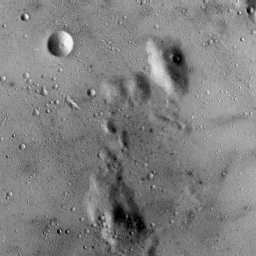
#> input picture HW1/images/5.1.09.tiff, 256 x 256 px, found by its file name
$ jupyter execute --allow-errors cs21mtech14007_hw1.ipynb
#> lines starting #> are read from the running program, lines starting #| are printed output that depends on the picture; long printed decimals are rounded
[cell 1]
import numpy as np
import matplotlib.pyplot as plt
from mpl_toolkits import mplot3d
from PIL import Image

# Question 1: Unit Norm Ball

[cell 2]
def norm(vecs,p):
  norm=np.sum(np.abs(vecs)**p,axis=0)**(1/p)
  return norm

[cell 3]
def createlinearspace():
 x = np.random.uniform(-1, 1, 10000)
 y = np.random.uniform(-1, 1, 10000)
 return [x,y]

[cell 4]
def plotvectorspaceandnormaball(vectors,unit_vector_norm,convexity):
  plt.scatter(vectors[0],vectors[1],label='vector_space',color='orange')
  if convexity:
     plt.plot(unit_vector_norm[0],unit_vector_norm[1],label='norm_ball',linestyle='dashed',color='blue')
  else:
     plt.scatter(unit_vector_norm[0],unit_vector_norm[1],color='blue',label='norm_ball')

  plt.legend(loc='best')
  plt.show()

[cell 5]
def plotunitnormball(p,convexity=False):
  vectors=createlinearspace()
  vector_norm=norm(vectors,p)
  unit_vector_norm=vectors/vector_norm
  plotvectorspaceandnormaball(vectors,unit_vector_norm,convexity)

[cell 6]
plotunitnormball(1)

[cell 7]
plotunitnormball(2)

[cell 8]
plotunitnormball(3)

[cell 9]
plotunitnormball(100)

[cell 10]
plotunitnormball(0.75)

As we can see for 1<=p<=3 the unit norm balls are convex whereas for 0<p<1 the unit norm balls are not convex that can been seen from figure below i.e. when we connect two points within the shape and the line goes outside then the shape is not convex. Also for p>=1 all the unit norm balls are convex as plotted above

These plot function draws dashed lines between the points in the unit norm ball. It is very clear from the figures that for p=1
The norm ball is convex as no dashed line can be seen outside the space.
And it is true for p>=1

[cell 11]
plotunitnormball(1,True)

[cell 12]
plotunitnormball(2,True)
#> in plotvectorspaceandnormaball (call 7), `plt.show()`:
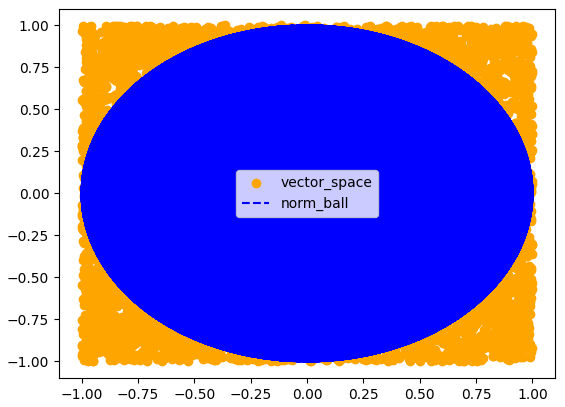
#> figure drawn by matplotlib, 1 panel

But for 0<p<1 the dashed lines can be seen outside the unit norm ball i.e. there are points in the set from which when we draw a line the points in the line lies outside that unit norm ball hence making it a non-convex function in that range

[cell 13]
plotunitnormball(0.5,True)
#> in plotvectorspaceandnormaball (call 8), `plt.show()`:
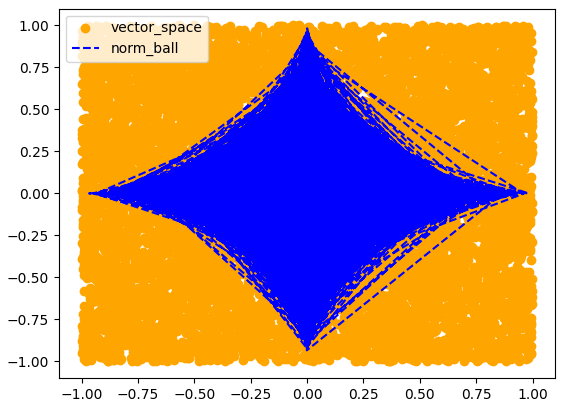
#> figure drawn by matplotlib, 1 panel

# Question 2: Completeness under metric space

[cell 14]
def f(x,m):
   if x>=0.0 and x<0.5:
     return 0.0
   elif x>=0.5 and x<(0.5+ (1/m)):
     return x
   elif x>=(0.5+(1/m)) and x<=1:
     return 1.0
x=[0,0.1,0.2,0.3,0.4,0.5,0.6,0.7,0.8,0.9,1]
x1 =[0,0.1,0.2,0.3,0.4,0.5,0.51,0.52,0.53,0.54,0.55,0.56,0.57,0.58,0.59,0.6,0.7,0.8,0.9,1]
ym=list()
yn=list()

[cell 15]
for i in x:
  ym.append(f(i,10))
print(ym)
plt.plot(x, ym, color='green')
plt.title('Plot for fm(x)')
plt.show()
#> figure, not shown here; curve peaks at x = 0.6, y = 1

[cell 16]
ym.clear()
for i in x1:
  ym.append(f(i,10))
print(ym)
plt.plot(x1, ym, color='green')
plt.title('Plot for fm(x)')
plt.show()
#> figure, not shown here; curve peaks at x = 0.6, y = 1

[cell 17]
ym.clear()
for i in x1:
  ym.append(f(i,10))
  yn.append(f(i,8))
print(ym)
plt.plot(x1, ym, color='green',label='fm(x)')
plt.plot(x1, yn, color='blue',label='fn(x)')
plt.title('fm(x) and fn(x)')
plt.legend(loc='best')
plt.show()
#> figure, not shown here; curve peaks at x = 0.6, y = 1; curve peaks at x = 0.7, y = 1

[cell 18]
ym.clear()
for i in x1:
  ym.append(f(i,np.inf))
print(ym)
x1[5]=np.nan
ym[5]=np.nan
plt.plot(x1, ym, color='red')
plt.show()

As in the plot we can see the function becomes discontinous when m->infinity
the y array i.e. function values shows that in case 2 the function only takes up two values 0 and 1 and hence and is discontinous at 0.5 thus to show it is discontinous graphically nan are inserted

# Question 3:PMF,Entropy

## 3a

[cell 19]
def ComputeEntropy(pmf):
  entropy=0
  for i in range(len(pmf)):
    if pmf[i]!=0:
      entropy+=-(pmf[i]*np.log2(pmf[i]))
  return entropy

[cell 20]
pmf=[0.5,0.25,0.25,0]
entropy=ComputeEntropy(pmf)
print("Entropy in bits="+str(entropy))

## 3b

[cell 21]
def CreateBernoullipmf(p):
  return [p,1-p]

[cell 22]
p_values=np.linspace(0,1,9)
entropy=list()
for i in p_values:
  pmf=CreateBernoullipmf(i)
  entropy.append(ComputeEntropy(pmf))
plt.plot(p_values,entropy)
plt.title("p vs entropy")
plt.xlabel("p")
plt.ylabel("Entropy in bits")

Entropy attains maxima(1) at p=0.5 i.e when both the classes are equi-probable i.e. the randomness is more since the probability of attaining any value is same. Entropy of a baised coin will be less than the entropy of fair coin. Again because of the fact that in baised coin event the randomness is less as the coin will give an output with some bais on the contarary fair coin toss is unbaised i.e. coin can take any value with equal probability

# Question 4: Histogram, Entropy of Gray scale Images

Question 4

[cell 23]
def ReadImage(imagename):
 image = Image.open(imagename)
 image_data=np.array(image)
 return image,image_data

Note:This function works on images with only one channel

[cell 24]
def FindHistogram(image_data,h,w):
  hist_dic={}
  hist_dic=InitializeDictForGrayScale()
  for i in range(h):
    for j in range(w):
      pixel_value=image_data[i][j]
      hist_dic[pixel_value]=hist_dic[pixel_value]+1
  return hist_dic

[cell 25]
def NormalizeHistogram(hist,n_pixels):
     if n_pixels==0:
       return hist
     for i in hist:
       hist[i]=hist[i]/n_pixels
     return hist

[cell 26]
def InitializeDictForGrayScale():
  histogram_dict={}
  pixel_values=np.linspace(0,255,256)
  pixel_values=[int(x) for x in pixel_values]
  histogram_dict = {pixel_value: 0 for pixel_value in pixel_values}
  return histogram_dict

[cell 27]
def PlotHistogram(hist_dic):
    plt.bar(hist_dic.keys(),hist_dic.values(),color='b',label='normalized_image_histogram')

## 4a

[cell 28]
def GetNormalizedHistogram(image_data,h,w):
    hist=FindHistogram(image_data,h,w)
    norm_hist=NormalizeHistogram(hist,h*w)
    return norm_hist

## 4b

[cell 29]
def PlotNormalizedHistogramComputeEntropy(imgData,h,w):
    norm_hist=GetNormalizedHistogram(imgData,h,w)
    PlotHistogram(norm_hist)
    entropy=ComputeEntropy(list(norm_hist.values()))
    print("Entropy in bits")
    print(entropy)

[cell 30]
image,ImgData=ReadImage('5.1.09.tiff')
#> in ReadImage, image is the input picture: PIL image 256x256 L; min 0, max 249, mean 127.8
h,w=image.size
#> h = 256; w = 256
image

[cell 31]
PlotNormalizedHistogramComputeEntropy(ImgData,h,w)
#> after the loop in FindHistogram, `for i in range(h):`: hist_dic = 256 items
#> in PlotNormalizedHistogramComputeEntropy, `entropy=ComputeEntropy(list(norm_hist.values()))`: entropy = 6.71
#| 6.709
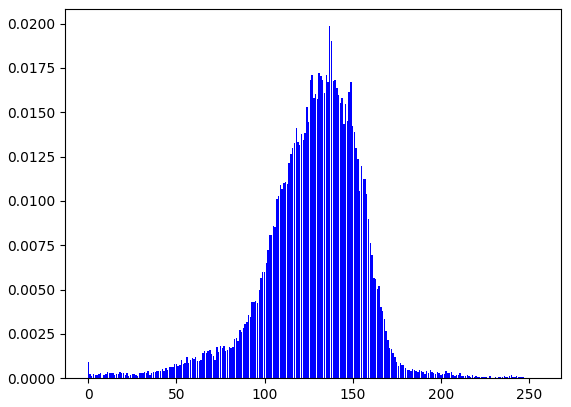
#> figure drawn by matplotlib, 1 panel; tallest bar 0.0199 high, from x = 136.6 to 137.4

[cell 32]
image,ImgData=ReadImage('5.1.13.tiff')
#> call 2 of ReadImage, with imagename = '5.1.13.tiff'
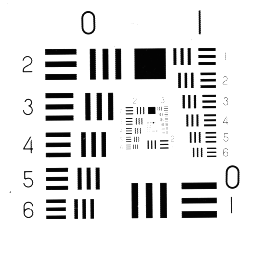
#> input picture HW1/images/5.1.13.tiff, 256 x 256 px, found by its file name
#> in ReadImage, image is the input picture: PIL image 256x256 L; min 1, max 255, mean 225.9
h,w=image.size
image

[cell 33]
PlotNormalizedHistogramComputeEntropy(ImgData,h,w)
#| 1.548
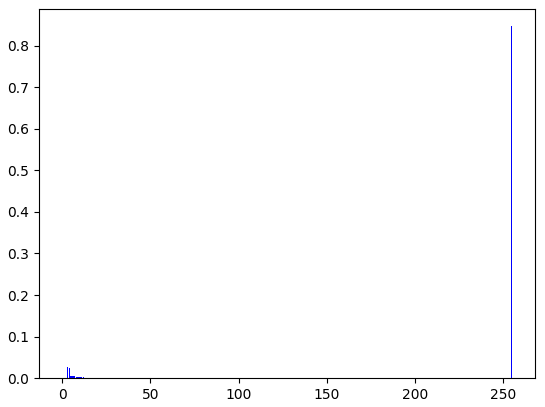
#> figure drawn by matplotlib, 1 panel; tallest bar 0.847 high, from x = 254.6 to 255.4

[cell 34]
image,ImgData=ReadImage('5.1.14.tiff')
#> call 3 of ReadImage, with imagename = '5.1.14.tiff'
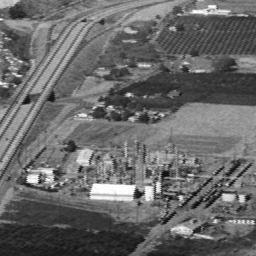
#> input picture HW1/images/5.1.14.tiff, 256 x 256 px, found by its file name
#> in ReadImage, image is the input picture: PIL image 256x256 L; min 13, max 255, mean 104.5
h,w=image.size
image

[cell 35]
PlotNormalizedHistogramComputeEntropy(ImgData,h,w)
#| 7.342
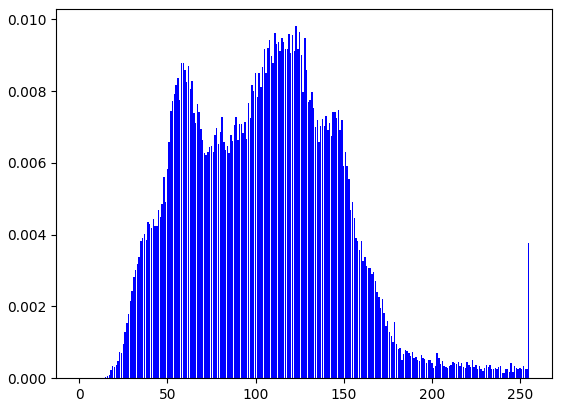
#> figure drawn by matplotlib, 1 panel; tallest bar 0.00981 high, from x = 122.6 to 123.4

## 4c

By observing the histogram and entropy values following observations can be made

*   The histogram shows the distribution of pixel values within an image. i.e. which pixel value is pre-dominant and which is not

*   The entropy values tells about how many different pixel values are taken by the image i.e. what is the randomness associated with the image pixel values.

*   For example: The histogram of '5.1.13.tiff' shows that the image takes values only near to 0 or 255 nowhere in the middle that can be seen in the image as well. Image is more of a black and white image. Whereas in '5.1.14.tiff' the image is an aerial image that involves different objects with different pixel values and the histogram shows that the pixel values are more distributed.

*   In '5.1.13.tiff' we can also see the entropy value is less i.e. 1.5 since the image includes less random pixel values compared to 7.3 for '5.1.14.tiff' where the pixel values are more random.

We can estimate the distribution of pixel values and randomness of the image by looking at the histogram or entropy values of an image

# Question 5 : Joint PMF and Joint Entropy

[cell 36]
leftimage,leftImgData=ReadImage('left.png')
#> call 4 of ReadImage, with imagename = 'left.png'
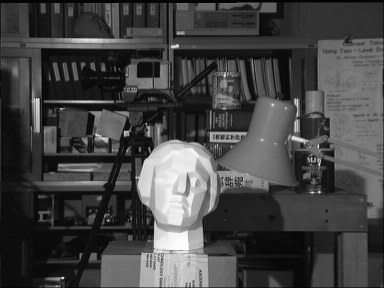
#> input picture HW1/images/left.png, 384 x 288 px, found by its file name
#> in ReadImage, image is the input picture: PIL image 384x288 RGBA; mean R, G, B, A 68.1, 68.1, 68.1, 255
h,w=leftimage.size
#> h = 384; w = 288
leftimage

[cell 37]
leftImgData

[cell 38]
rightimage,rightImgData=ReadImage('right.png')
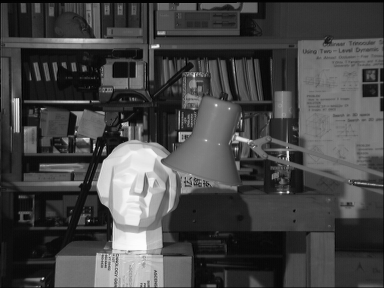
#> input picture HW1/images/right.png, 384 x 288 px, found by its file name
#> in ReadImage, image is the input picture: PIL image 384x288 RGBA; mean R, G, B, A 69.9, 69.9, 69.9, 255
h,w=rightimage.size
rightimage

[cell 39]
rightImgData

[cell 40]
# [12 lines left out: function ComputeJointHistogram, not called in this run]

[cell 41]
# [10 lines left out: function Getxyzfor3dplot, not called in this run]

[cell 42]
# [11 lines left out: function Plot3dHistogram, not called in this run]

## 5a

[cell 43]
# [9 lines left out: function ComputeandPlotJointHistogram, not called in this run]

#> (a cell that did not finish here is left out)

## 5b

[cell 45]
# [9 lines left out: function GetJointPMF, not called in this run]

[cell 46]
# [8 lines left out: function CalulateJointEntropy, not called in this run]

## 5c

#> (a cell that did not finish here is left out)

Same joint probability can also be computed using compute entropy function by directly passing dictionary values since the probability values here in this dictionary is itself joint probability values

#> (a cell that did not finish here is left out)

# Question 6 : Conditional PMF and entropy

 *Note:
index 0 = H(Y/X)
index 1 =H(X/Y)*

## 6a

[cell 49]
# [11 lines left out: function getconditionalpmffromjointpmf, not called in this run]

[cell 50]
# [7 lines left out: function getcompleteconditionalpmffromjointpmf, not called in this run]

## 6b

[cell 51]
# [13 lines left out: function CalculateConditionalEntropy, not called in this run]

## 6c

*Note: joint_pmf is calculated in 5c

index 0 = H(Y/X)
index 1 =H(X/Y)

X=left.png
Y=right.png *

#> (a cell that did not finish here is left out)

#> (a cell that did not finish here is left out)

# Question 7 : KL-Divergence

## 7a

[cell 54]
def CalculateKLDivergence(prob_dist1,prob_dist2):
  d_KL=0
  for i in range(len(prob_dist1)):
    if prob_dist1[i]!=0 and prob_dist2[i]!=0:
      d_KL+=prob_dist1[i]*np.log2(prob_dist1[i]/prob_dist2[i])
  return d_KL

[cell 55]
r=0.25
p_pmf=CreateBernoullipmf(r)
s_values=[0.1,0.2,0.25,0.3,0.4,0.5,0.6,0.7,0.8]
d1=list()
d2=list()
for i in s_values:
  q_pmf=CreateBernoullipmf(i)
  d1.append(CalculateKLDivergence(p_pmf,q_pmf))
  d2.append(CalculateKLDivergence(q_pmf,p_pmf))
print(d1)
print(d2)
plt.plot(s_values,d1,color='r',label='d(p||q)')
plt.plot(s_values,d2,color='g',label='d(q||p)')
plt.title("D(p||q)_D(q||p) vs s_values")
plt.xlabel("s_values")
plt.ylabel("Distance")
plt.legend(loc='best')
plt.show()
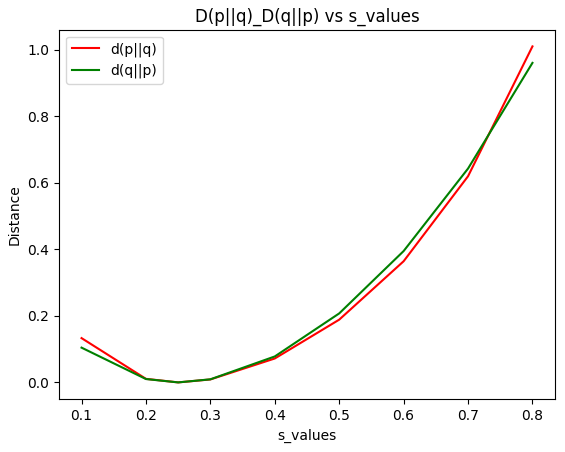
#> figure drawn by matplotlib, 1 panel

As in the graph we can see that d(p||q) and d(q||p) are positive
d(p||q)=d(q||p)=0 when r=s in this case 0.25 otherwise they are not equal.

## 7b

[cell 56]
def FindHistogramForFirstChannel(image_data,h,w):
  hist_dic={}
  hist_dic=InitializeDictForGrayScale()
  for i in range(w):
    for j in range(h):
      pixel_value=image_data[i][j]
      hist_dic[pixel_value]=hist_dic[pixel_value]+1
  return hist_dic

[cell 57]
rightimage,rightImgData=ReadImage('left.png')
h,w=rightimage.size
leftimage,leftImgData=ReadImage('right.png')

#> (the rest of this cell did not finish here and is left out)

#> after the loop in FindHistogramForFirstChannel, `for i in range(w):`: hist_dic = 256 items
